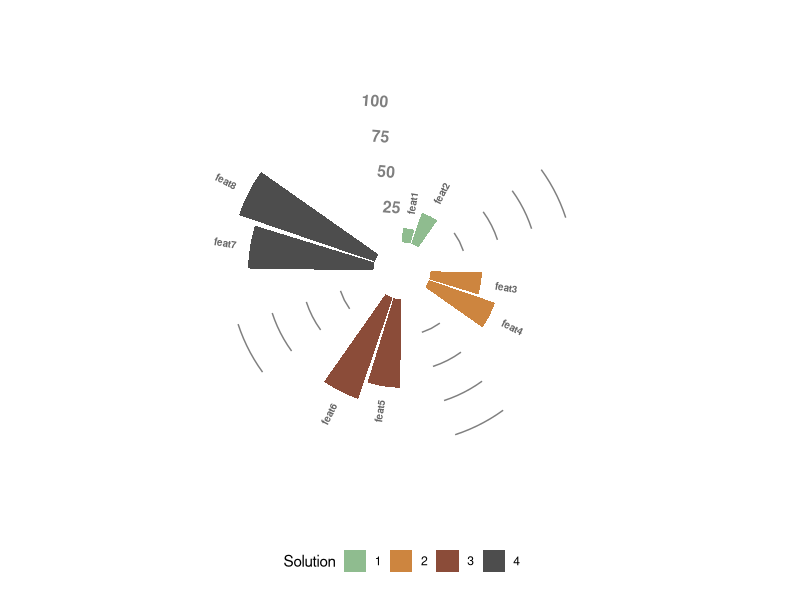

R code for this plot:
# Author: Tin Buenafe
# Last updated: 06-07-22

# Load packages
library(tidyverse)
# Code is adapted from: https://r-graph-gallery.com/circular-barplot.html
# df should have the following feature, value, group
# group colors
# group legends

# ----- Functions for creating circular barplot -----
# Inputs:
# 1. df: data frame should have the following column names: feature, value, group
# feature: individual bars
# value: value plotted in the y-axis
# group: grouping factors
# 2. legend_color: vector list of colors; should have the group names and their corresponding colors
# 3. legend_list: list of groups/legends of groups
fcreate_circBplot <- function(df, legend_color, legend_list) {
  
  # Adding rows to each group, creating space between the groups
  groups <- unique(df$group)
  NA_rows <- list()
  for(i in 1:length(groups)) {
    NA_rows[[i]] <- data.frame(feature = NA, value = 0, group = groups[i])
  }
  
  data <- df %>% 
    bind_rows(do.call(bind_rows, NA_rows)) %>% 
    group_by(group) %>% 
    arrange(feature)
  
  # Set a number of 'empty bar' to add at the end of each group
  empty_bar <- 2
  to_add <- data.frame(matrix(NA, empty_bar*length(unique(data$group)), ncol(data)) )
  colnames(to_add) <- colnames(data)
  to_add$group <- rep(levels(as.factor(data$group)), each=empty_bar)
  data <- rbind(data, to_add)
  data <- data %>% arrange(group)
  data$id <- seq(1, nrow(data)) 
  
  # Labels for each of the bars (features)
  
  # Get the name and the y position of each label
  label_data <- data
  # Calculate the angle of the labels
  number_of_bar <- nrow(label_data)
  angle <-  90 - 360 * (label_data$id-0.5) /number_of_bar # Subtracting 0.5 so the labels are not found in the extreme left or right
  # Calculate the alignment of labels: right or left
  # If I am on the left part of the plot, my labels have currently an angle < -90
  label_data$hjust<-ifelse( angle < -90, 1, 0)
  # Flip angle BY to make them readable
  label_data$angle<-ifelse(angle < -90, angle+180, angle)
  
  # For the percentage lines
  grid_data <- data %>% 
    group_by(group) %>% 
    dplyr::summarize(start=min(id), end=max(id) - empty_bar) %>% 
    rowwise() %>% 
    dplyr::mutate(title = mean(c(start, end)))
  grid_data$end <- grid_data$end[ c( nrow(grid_data), 1:nrow(grid_data)-1)] + 1.5
  grid_data$start <- grid_data$end - 1
  grid_data <- grid_data[-1,]
  
  # Make the plot
  p <- ggplot(data, aes(x = as.factor(id), y = value, fill = group)) + 
    
    # plotting the bars
    geom_bar(aes(x = as.factor(id), y = value, fill = group), 
             stat = "identity", 
             position = 'dodge') +
    
    # defining colors of the bars
    scale_fill_manual(name = "Solution",
                      values = legend_color,
                      labels = legend_list) +
    
    # Add text showing the value of each 100/75/50/25 lines
    geom_segment(data = grid_data, 
                 aes(x = end, y = 25, xend = start, yend = 25), 
                 colour = "grey50", 
                 alpha = 1, 
                 size = 0.5 , 
                 inherit.aes = FALSE ) +
    geom_segment(data = grid_data, 
                 aes(x = end, y = 50, xend = start, yend = 50), 
                 colour = "grey50", 
                 alpha = 1,
                 size = 0.5,
                 inherit.aes = FALSE ) +
    geom_segment(data = grid_data, 
                 aes(x = end, y = 75, xend = start, yend = 75), 
                 colour = "grey50", 
                 alpha = 1,
                 size = 0.5,
                 inherit.aes = FALSE ) +
    geom_segment(data = grid_data, 
                 aes(x = end, y = 100, xend = start, yend = 100), 
                 colour = "grey50", 
                 alpha = 1,
                 size = 0.5,
                 inherit.aes = FALSE ) +
    annotate("text", x = rep(max(data$id),4), 
             y = c(25, 50, 75, 100), 
             label = c(25, 50, 75, 100), 
             color = "grey50", 
             size=4, 
             angle = -5, 
             fontface = "bold", 
             hjust=0.5) +
    
    # setting limitations of actual plot
    ylim(-20,120) +
    theme_minimal() +
    coord_polar() + 
    
    geom_text(data = label_data, aes(x = id, y=value+10, label=feature, hjust=hjust), color="black", fontface="bold",alpha=0.6, size=2.5, angle= label_data$angle, inherit.aes = FALSE ) +
    
    # Defining colors of these lines
    scale_color_manual(name = "Features",
                       values = palette) +
    
    theme(
      legend.position = "bottom",
      axis.text = element_blank(),
      axis.title = element_blank(),
      panel.grid = element_blank(),
      plot.margin = unit(rep(0.5,4), "cm")
    )
  
  return(p)
}

# ----- Example df -----
colors <- c('grp1' = 'darkseagreen', 'grp2' = 'tan3', 
                  'grp3' = 'salmon4', 'grp4' = 'grey30')
legends <- c('1', '2', '3', '4')
df.manip <- tibble(feature = c("feat1", "feat2", "feat3", "feat4", "feat5", "feat6", "feat7", "feat8"),
                   value = seq(from = 10, to = 100, length.out = 8),
                   group = c(rep("grp1", 2), rep("grp2", 2), rep("grp3", 2), rep("grp4", 2)))
x <- fcreate_circBplot(df.manip, legend_list = legends, legend_color = colors)


